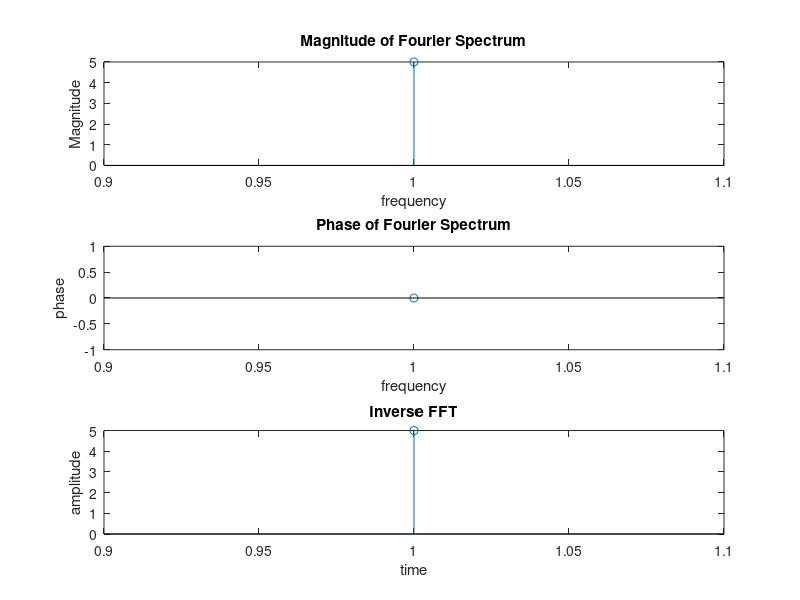

Write MATLAB code to recreate this figure.
%% DFT
clear;
x1 = input("Enter the input sequence: ");
N = length(x1);
x2 = zeros(N, N);

for k = 0:N-1
    for n = 0:N-1
        p = exp(-1i * 2 * pi * n * k / N);
        x2(k+1, n+1) = p;
    end
end

Y = x1 * x2;

k = 0:N-1;
subplot(2, 1, 1);
stem(k, abs(Y));
xlabel('k');
ylabel('amplitude');
subplot(2, 1, 2);
stem(k, angle(Y));
xlabel('k');
ylabel('phase');

%% IDFT
x1 = input("Enter the input sequence: ");
N = length(x1);
x2 = zeros(N, N);

for k = 0:N-1
    for n = 0:N-1
        p = exp(-1i * 2 * pi * n * k / N);
        x2(k+1, n+1) = p;
    end
end

Y = x1 * x2;

k = 0:N-1;
subplot(2, 1, 1);
stem(k, abs(Y));
xlabel('k');
ylabel('amplitude');
subplot(2, 1, 2);
stem(k, angle(Y));
xlabel('k');
ylabel('phase');

%% FFT and IFFT
clc;
clear;
close all;
x = input('Enter the sequence: ');
N = length(x);
xK = fft(x, N);
xn = ifft(xK);
subplot(3, 1, 1);
stem(abs(xK));
title('Magnitude of Fourier Spectrum');
xlabel('frequency');
ylabel('Magnitude');
subplot(3, 1, 2);
stem(angle(xK));
title('Phase of Fourier Spectrum');
xlabel('frequency');
ylabel('phase');
subplot(3, 1, 3);
stem(xn);
title('Inverse FFT');
xlabel('time');
ylabel('amplitude');
